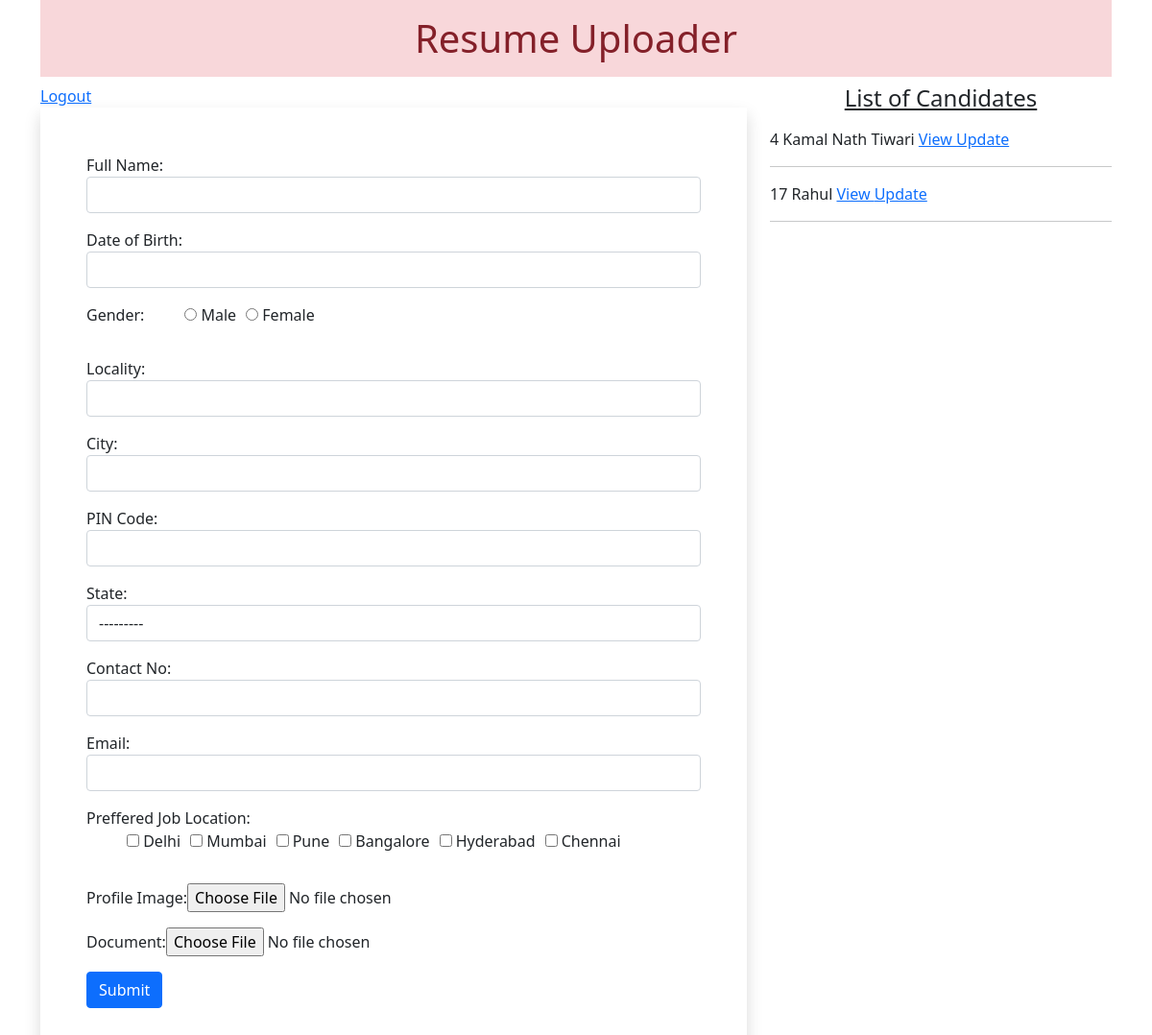
/accounts/profile/ (signed in), run on the app's committed database.
### myapp/models.py (models this page shows)
class Resume(models.Model):
    name = models.CharField(max_length=70)
    dob = models.DateField(auto_now=False, auto_now_add=False)
    gender = models.CharField(max_length=20)
    locality = models.CharField(max_length=100)
    city = models.CharField(max_length=50)
    pin = models.PositiveIntegerField()
    state = models.CharField(choices=STATE_CHOICES, max_length=50)
    mobile = models.PositiveIntegerField()
    email = models.EmailField()
    job_city = models.CharField(max_length=100, null=True)
    prfile_image = models.ImageField(upload_to='ProfileImg', blank=True)
    my_file = models.FileField(upload_to='doc', blank=True)

### myapp/views.py (the view, shortened to what this page needs)
# urls.py: path('profile/', views.Dashboard.as_view(), name='dashboard'),
@method_decorator(decorators, name='dispatch')
class Dashboard(View):
    def get(self, request):
        if not request.user.is_staff:
            form = ResumeForm()
            candidates = Resume.objects.filter(email=request.user.email )
            if candidates:
                return render(request, 'myapp/dashboard.html', {'candidates':candidates})
            return render(request, 'myapp/dashboard.html', {'form': form, 'candidates':candidates})
        form = ResumeForm()
        candidates = Resume.objects.all()
        return render(request, 'myapp/dashboard.html', {'form': form, 'candidates':candidates})

### myapp/templates/myapp/dashboard.html (shortened to what this page needs)
<!doctype html>
{% load static %}
<html lang="en">
<head>
  <link href="https://cdn.jsdelivr.net/npm/bootstrap@5.0.0-beta2/dist/css/bootstrap.min.css" rel="stylesheet">
  <link rel="stylesheet" href="//code.jquery.com/ui/1.12.1/themes/base/jquery-ui.css">
  <link rel = "stylesheet" href = " {% static 'myapp/css/style.css' %}" >
</head>
<body>
    <div class="container" mb-5>
        <h1 class="alert-danger text-center p-3">Resume Uploader</h1>
        <div class="row">
            <div class="col-sm-8">
                <a href = "{% url 'loggedout' %}">Logout</a>
                <form method="POST" action="" enctype="multipart/form-data" class="shadow p-5" novalidate>
                    {% for fm in form %}
                        <div class="form-group mb-3">
                            {{fm.label_tag}}{{fm}}
                        </div>
                    {% endfor %}
                    {% if form %}
                    <input type="submit" value ="Submit" class = "btn btn-primary">
                    {% endif %}
                </form>
            </div>
            <div class= "col-sm-4">
                <h4 class="text-center mb-3"><u>List of Candidates</u></h4>
                {% for candidate in candidates %}
                {{candidate.id}}  {{candidate.name}}
                <a href = "{% url 'candidate' candidate.id %}"> View </a>
                <a href = "{% url 'editcandidate' candidate.id %}"> Update </a>
                <hr>
                {% endfor %}
            </div>
        </div>
    </div>
</body>
</html>

### myapp/static/myapp/css/style.css (style rules this page uses)
#id_gender, #id_job_city { list-style-type: none; display: inline-flex; }
#id_gender > li { padding-left: 10px; }
#id_job_city > li { padding-left: 10px; }

### data on the page
Resume: id "4", name "Kamal Nath Tiwari"
Resume: id "17", name "Rahul"

### other printed values
{{ fm.label_tag }} "Full Name:" "Date of Birth:" "Gender:" "Locality:" "City:" "PIN Code:" "State:" "Contact No:" "Email:" "Preffered Job Location:" "Profile Image:" "Document:"
